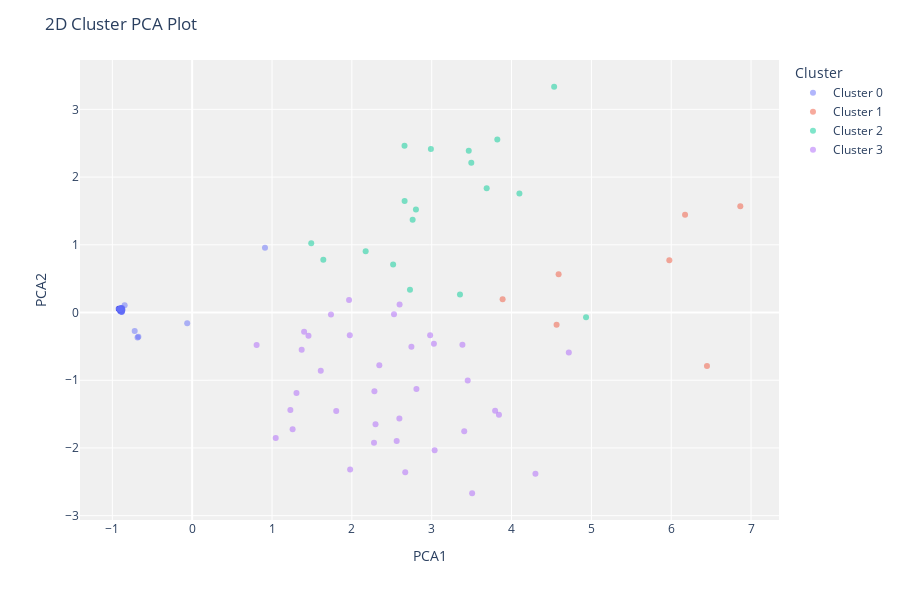

Notebook source saved alongside this figure:
### Code cell
evaluate_model(kmeans)

### Figure 1 — Plotly figure (JSON) as saved in the notebook; plotly's stock layout.template omitted (floating-point values rounded to 4 significant figures; data arrays with more than 128 entries replaced by an {"elided": "..."} marker saying what was removed)
{"data": [{"customdata": {"elided": "206x1 null values"}, "hovertemplate": "Cluster=Cluster 0<br>PCA1=%{x}<br>PCA2=%{y}<br>Feature=%{customdata[0]}<extra></extra>", "legendgroup": "Cluster 0", "marker": {"color": "#636efa", "opacity": 0.5, "symbol": "circle"}, "mode": "markers", "name": "Cluster 0", "orientation": "v", "showlegend": true, "textposition": "top center", "type": "scatter", "x": {"elided": "206 float values"}, "xaxis": "x", "y": {"elided": "206 float values"}, "yaxis": "y"}, {"customdata": [[null], [null], [null], [null], [null], [null], [null]], "hovertemplate": "Cluster=Cluster 1<br>PCA1=%{x}<br>PCA2=%{y}<br>Feature=%{customdata[0]}<extra></extra>", "legendgroup": "Cluster 1", "marker": {"color": "#EF553B", "opacity": 0.5, "symbol": "circle"}, "mode": "markers", "name": "Cluster 1", "orientation": "v", "showlegend": true, "textposition": "top center", "type": "scatter", "x": [6.865, 6.173, 4.564, 6.448, 5.976, 3.888, 4.59], "xaxis": "x", "y": [1.57, 1.443, -0.1824, -0.7907, 0.7719, 0.1948, 0.5648], "yaxis": "y"}, {"customdata": [[null], [null], [null], [null], [null], [null], [null], [null], [null], [null], [null], [null], [null], [null], [null], [null], [null], [null]], "hovertemplate": "Cluster=Cluster 2<br>PCA1=%{x}<br>PCA2=%{y}<br>Feature=%{customdata[0]}<extra></extra>", "legendgroup": "Cluster 2", "marker": {"color": "#00cc96", "opacity": 0.5, "symbol": "circle"}, "mode": "markers", "name": "Cluster 2", "orientation": "v", "showlegend": true, "textposition": "top center", "type": "scatter", "x": [2.99, 4.534, 1.643, 2.761, 4.933, 3.496, 3.354, 2.661, 3.464, 1.491, 2.66, 2.517, 2.803, 3.822, 4.099, 3.689, 2.173, 2.728], "xaxis": "x", "y": [2.416, 3.334, 0.7803, 1.37, -0.06929, 2.212, 0.2674, 1.648, 2.389, 1.022, 2.462, 0.7093, 1.521, 2.554, 1.758, 1.836, 0.9042, 0.3355], "yaxis": "y"}, {"customdata": [[null], [null], [null], [null], [null], [null], [null], [null], [null], [null], [null], [null], [null], [null], [null], [null], [null], [null], [null], [null], [null], [null], [null], [null], [null], [null], [null], [null], [null], [null], [null], [null], [null], [null], [null], [null]], "hovertemplate": "Cluster=Cluster 3<br>PCA1=%{x}<br>PCA2=%{y}<br>Feature=%{customdata[0]}<extra></extra>", "legendgroup": "Cluster 3", "marker": {"color": "#ab63fa", "opacity": 0.5, "symbol": "circle"}, "mode": "markers", "name": "Cluster 3", "orientation": "v", "showlegend": true, "textposition": "top center", "type": "scatter", "x": [4.718, 3.385, 3.794, 2.746, 2.98, 1.306, 2.562, 1.402, 1.457, 1.611, 3.407, 2.528, 3.451, 2.669, 3.506, 0.8072, 1.965, 2.296, 2.344, 2.598, 1.739, 1.258, 2.277, 1.974, 1.23, 4.299, 1.046, 1.979, 2.809, 3.036, 1.372, 2.283, 3.842, 1.804, 3.028, 2.595], "xaxis": "x", "y": [-0.5887, -0.4769, -1.451, -0.5043, -0.3367, -1.189, -1.897, -0.2846, -0.3431, -0.8611, -1.754, -0.02543, -1.004, -2.358, -2.669, -0.4798, 0.1859, -1.651, -0.7772, 0.1191, -0.02988, -1.723, -1.923, -0.3371, -1.439, -2.381, -1.854, -2.317, -1.13, -2.033, -0.5485, -1.162, -1.511, -1.456, -0.4596, -1.566], "yaxis": "y"}], "layout": {"height": 600, "legend": {"title": {"text": "Cluster"}, "tracegroupgap": 0}, "margin": {"t": 60}, "plot_bgcolor": "rgb(240,240,240)", "title": {"text": "2D Cluster PCA Plot"}, "xaxis": {"anchor": "y", "domain": [0, 1], "title": {"text": "PCA1"}}, "yaxis": {"anchor": "x", "domain": [0, 1], "title": {"text": "PCA2"}}}}
